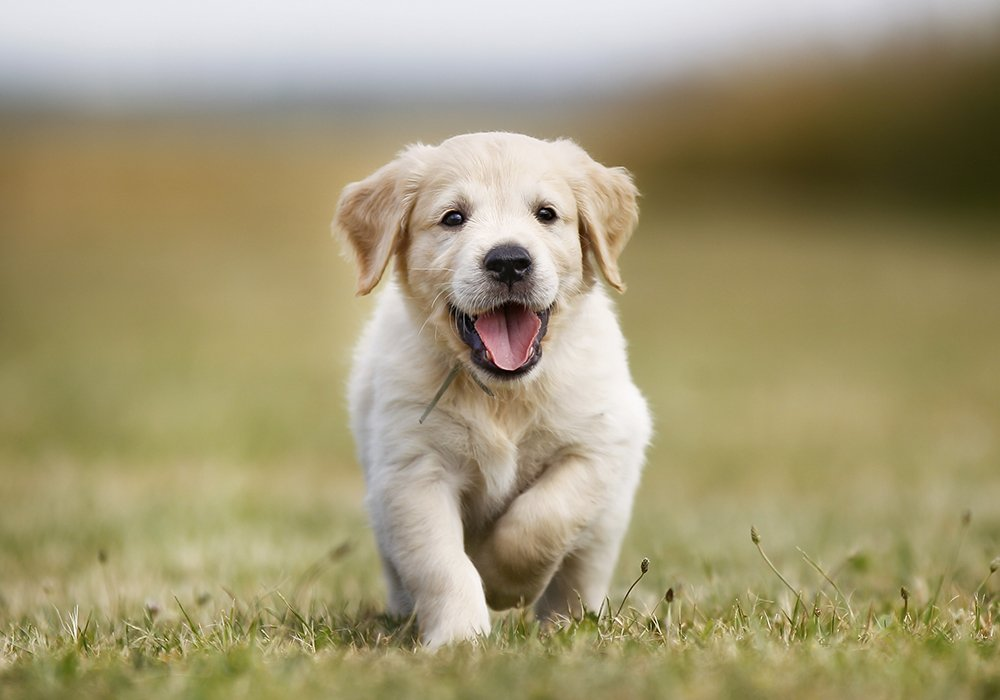
#> input picture DAY_03/CLASS/data/puppy.jpg, 1000 x 700 px
$ jupyter execute '12-TEMPLATE MATCHING.ipynb'   (shell and % lines are left out)
#> lines starting #> are read from the running program, lines starting #| are printed output that depends on the picture
[cell 1]
import cv2
import numpy as np
import matplotlib.pyplot as plt

[cell 2]
full = cv2.imread('data/puppy.jpg')
#> full is the input picture: shape (700, 1000, 3); mean B, G, R 115.9, 151.6, 161.4
full = cv2.cvtColor(full, cv2.COLOR_BGR2RGB)

[cell 3]
plt.imshow(full)

[cell 4]
face = cv2.imread('data/puppy-face.jpg')
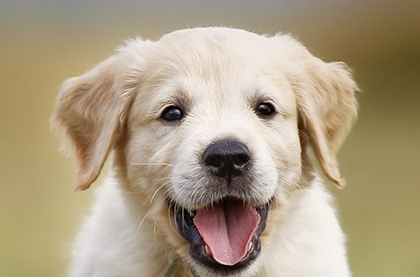
#> input picture DAY_03/CLASS/data/puppy-face.jpg, 420 x 277 px
#> face is the input picture: shape (277, 420, 3); mean B, G, R 131.4, 157.3, 172.3
face = cv2.cvtColor(face, cv2.COLOR_BGR2RGB)
plt.imshow(face)

[cell 5]
# now copy and paste a list of methods for template matching
methods = ['cv2.TM_CCOEFF', 'cv2.TM_CCOEFF_NORMED', 'cv2.TM_CCORR', 'cv2.TM_CCORR_NORMED','cv2.TM_SQDIFF','cv2.TM_SQDIFF_NORMED']

[cell 6]
# we will do a for loop through all those methods

for m in methods:

    #create a copy
    full_copy = full.copy()
    method = eval(m)

    #template matching
    res = cv2.matchTemplate(full_copy,face,method)

    min_val, max_val, min_loc, max_loc = cv2.minMaxLoc(res)

    if method in [cv2.TM_SQDIFF, cv2.TM_SQDIFF_NORMED]:
        top_left = min_loc

    else:
        top_left = max_loc

    height, width, channels = face.shape

    bottom_right = (top_left[0] + width, top_left[1]+height)

    cv2.rectangle(full_copy, top_left, bottom_right,(255,0,0),10)

    # PLOT AND SHOW IMAGES

    plt.subplot(121)
    plt.imshow(res)
    plt.title('HEATMAP OF TEMPLATE MATCHING')

    plt.subplot(122)
    plt.imshow(full_copy)
    plt.title('DETECTION OF TEMPLATE')

    #TITLE WITH METHOD USDE
    plt.suptitle(m)
    plt.show()

    print('\n')
    print('\n')
#> this loop made 6 passes
#> (min_val, max_val, min_loc, top_left, bottom_right) on passes 1 to 4: (-277064064, 878634752, (214, 333), (281, 105), (701, 382)), (-0.368, 1, (212, 333), (281, 105), (701, 382)), (5.55e+09, 9.54e+09, (580, 62), (208, 0), (628, 277)), (0.86, 1, (580, 0), (281, 105), (701, 382))
#> (min_val, max_val, max_loc, top_left, bottom_right) on passes 5 to 6: (294179, 2.47e+09, (580, 73), (281, 105), (701, 382)), (3.19e-05, 0.389, (580, 64), (281, 105), (701, 382))
#> pass 1, `res = cv2.matchTemplate(full_copy,face,method)`:
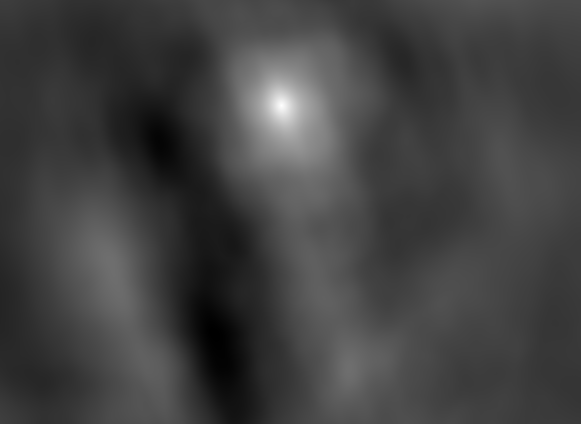
#> res: shape (424, 581) float32; min -277064064, max 878634752, mean 21083416; drawn with min black and max white
#> pass 1, `plt.show()`:
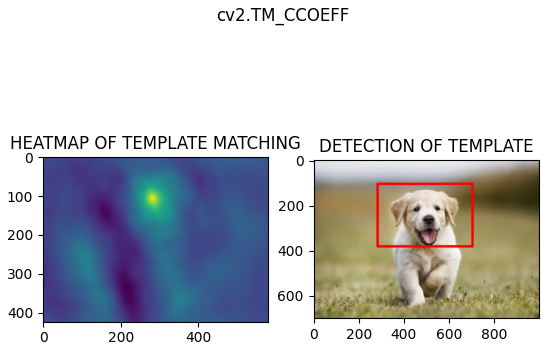
#> figure drawn by matplotlib, 2 panels
#> pass 2, `res = cv2.matchTemplate(full_copy,face,method)`:
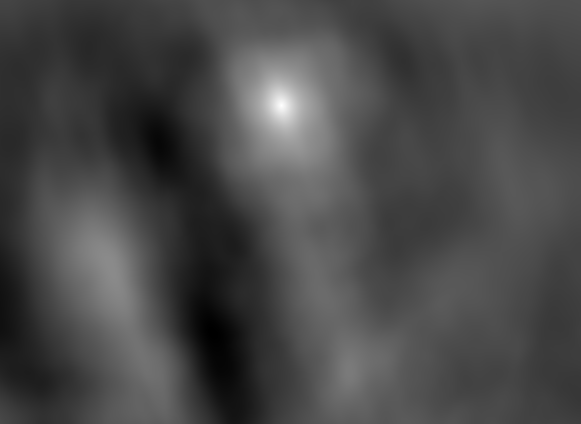
#> res: shape (424, 581) float32; min -0.368, max 1, mean 0.0222; drawn with min black and max white
#> pass 3, `res = cv2.matchTemplate(full_copy,face,method)`:
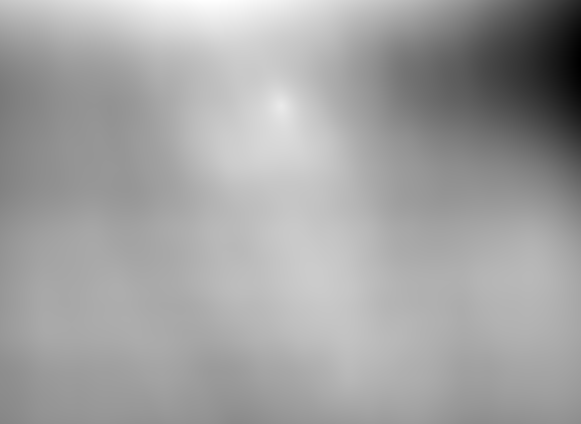
#> res: shape (424, 581) float32; min 5.55e+09, max 9.54e+09, mean 8.09e+09; drawn with min black and max white
#> after the loop:
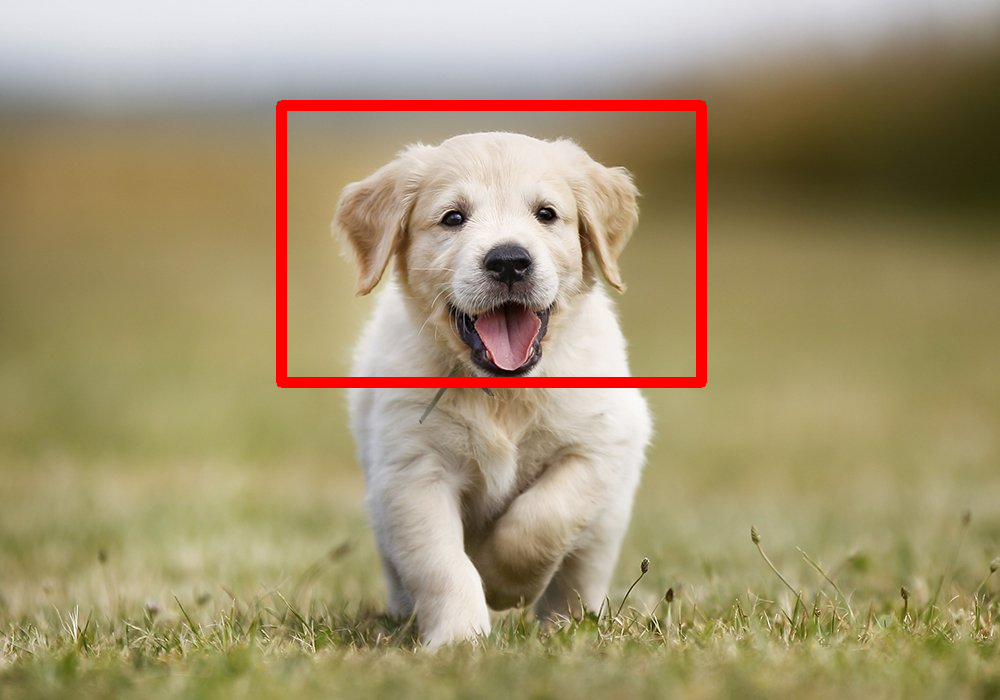
#> full_copy: shape (700, 1000, 3); mean R, G, B 163.5, 148.4, 113.4
#> after the loop:
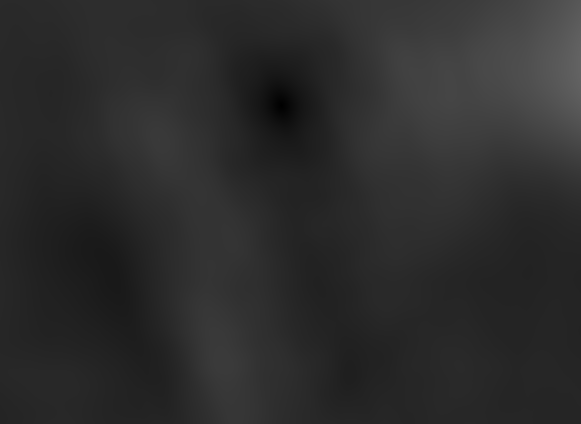
#> res: shape (424, 581) float32; min 3.19e-05, max 0.389, mean 0.175
